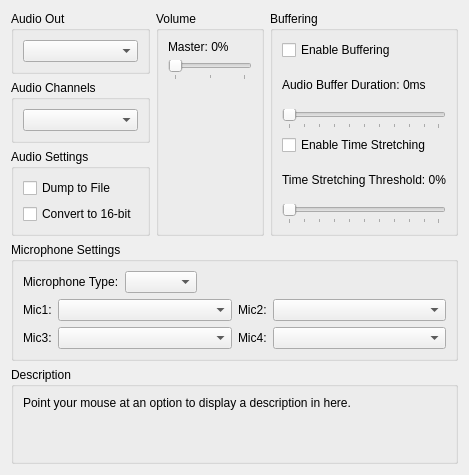
      <widget class="QWidget" name="audioTab">
       <attribute name="title">
        <string>Audio</string>
       </attribute>
       <layout class="QVBoxLayout" name="audioTab_layout" stretch="0,0,1,0">
        <item>
         <layout class="QHBoxLayout" name="audioTabLayoutTop" stretch="1,1,1">
          <item>
           <layout class="QVBoxLayout" name="audioTabLayoutTopLeft">
            <item>
             <widget class="QGroupBox" name="gb_audio_out">
              <property name="title">
               <string>Audio Out</string>
              </property>
              <layout class="QVBoxLayout" name="gb_audio_out_layout">
               <item>
                <widget class="QComboBox" name="audioOutBox"/>
               </item>
              </layout>
             </widget>
            </item>
            <item>
             <widget class="QGroupBox" name="gb_audio_downmix">
              <property name="title">
               <string>Audio Channels</string>
              </property>
              <layout class="QVBoxLayout" name="gb_audio_channels_layout">
               <item>
                <widget class="QComboBox" name="combo_audio_downmix"/>
               </item>
              </layout>
             </widget>
            </item>
            <item>
             <widget class="QGroupBox" name="gb_audio_settings">
              <property name="title">
               <string>Audio Settings</string>
              </property>
              <layout class="QVBoxLayout" name="gb_audio_settings_layout">
               <item>
                <widget class="QCheckBox" name="audioDump">
                 <property name="text">
                  <string>Dump to File</string>
                 </property>
                </widget>
               </item>
               <item>
                <widget class="QCheckBox" name="convert">
                 <property name="text">
                  <string>Convert to 16-bit</string>
                 </property>
                </widget>
               </item>
               <item>
                <spacer name="spacer_audio_settings">
                 <property name="orientation">
                  <enum>Qt::Vertical</enum>
                 </property>
                 <property name="sizeType">
                  <enum>QSizePolicy::MinimumExpanding</enum>
                 </property>
                 <property name="sizeHint" stdset="0">
                  <size>
                   <width>0</width>
                   <height>0</height>
                  </size>
                 </property>
                </spacer>
               </item>
              </layout>
             </widget>
            </item>
           </layout>
          </item>
          <item>
           <layout class="QVBoxLayout" name="audioTabLayoutTopMiddle">
            <item>
             <widget class="QGroupBox" name="gb_audio_volume">
              <property name="title">
               <string>Volume</string>
              </property>
              <layout class="QVBoxLayout" name="gb_audio_volume_layout">
               <item>
                <widget class="QWidget" name="master_volume" native="true">
                 <layout class="QVBoxLayout" name="layout_master_volume">
                  <property name="leftMargin">
                   <number>0</number>
                  </property>
                  <property name="topMargin">
                   <number>0</number>
                  </property>
                  <property name="rightMargin">
                   <number>0</number>
                  </property>
                  <property name="bottomMargin">
                   <number>0</number>
                  </property>
                  <item>
                   <widget class="QLabel" name="masterVolumeLabel">
                    <property name="text">
                     <string>Master: 0%</string>
                    </property>
                   </widget>
                  </item>
                  <item>
                   <widget class="QSlider" name="masterVolume">
                    <property name="orientation">
                     <enum>Qt::Horizontal</enum>
                    </property>
                    <property name="tickPosition">
                     <enum>QSlider::TicksBelow</enum>
                    </property>
                    <property name="tickInterval">
                     <number>50</number>
                    </property>
                   </widget>
                  </item>
                 </layout>
                </widget>
               </item>
               <item>
                <spacer name="spacer_audio_volume">
                 <property name="orientation">
                  <enum>Qt::Vertical</enum>
                 </property>
                 <property name="sizeType">
                  <enum>QSizePolicy::MinimumExpanding</enum>
                 </property>
                 <property name="sizeHint" stdset="0">
                  <size>
                   <width>0</width>
                   <height>0</height>
                  </size>
                 </property>
                </spacer>
               </item>
              </layout>
             </widget>
            </item>
           </layout>
          </item>
          <item>
           <layout class="QVBoxLayout" name="audioTabLayoutTopRight">
            <item>
             <widget class="QGroupBox" name="gb_audio_buffering">
              <property name="title">
               <string>Buffering</string>
              </property>
              <layout class="QVBoxLayout" name="gb_audio_buffering_layout">
               <item>
                <widget class="QCheckBox" name="enableBuffering">
                 <property name="text">
                  <string>Enable Buffering</string>
                 </property>
                </widget>
               </item>
               <item>
                <widget class="QWidget" name="audio_buffer_duration" native="true">
                 <layout class="QVBoxLayout" name="layout_audio_buffer_duration">
                  <property name="leftMargin">
                   <number>0</number>
                  </property>
                  <property name="topMargin">
                   <number>0</number>
                  </property>
                  <property name="rightMargin">
                   <number>0</number>
                  </property>
                  <property name="bottomMargin">
                   <number>0</number>
                  </property>
                  <item>
                   <widget class="QLabel" name="audioBufferDurationLabel">
                    <property name="text">
                     <string>Audio Buffer Duration: 0ms</string>
                    </property>
                   </widget>
                  </item>
                  <item>
                   <widget class="QSlider" name="audioBufferDuration">
                    <property name="orientation">
                     <enum>Qt::Horizontal</enum>
                    </property>
                    <property name="tickPosition">
                     <enum>QSlider::TicksBelow</enum>
                    </property>
                    <property name="tickInterval">
                     <number>10</number>
                    </property>
                   </widget>
                  </item>
                 </layout>
                </widget>
               </item>
               <item>
                <widget class="QCheckBox" name="enableTimeStretching">
                 <property name="text">
                  <string>Enable Time Stretching</string>
                 </property>
                </widget>
               </item>
               <item>
                <widget class="QWidget" name="time_stretching_threshold" native="true">
                 <layout class="QVBoxLayout" name="layout_time_stretching_threshold">
                  <property name="leftMargin">
                   <number>0</number>
                  </property>
                  <property name="topMargin">
                   <number>0</number>
                  </property>
                  <property name="rightMargin">
                   <number>0</number>
                  </property>
                  <property name="bottomMargin">
                   <number>0</number>
                  </property>
                  <item>
                   <widget class="QLabel" name="timeStretchingThresholdLabel">
                    <property name="text">
                     <string>Time Stretching Threshold: 0%</string>
                    </property>
                   </widget>
                  </item>
                  <item>
                   <widget class="QSlider" name="timeStretchingThreshold">
                    <property name="orientation">
                     <enum>Qt::Horizontal</enum>
                    </property>
                    <property name="tickPosition">
                     <enum>QSlider::TicksBelow</enum>
                    </property>
                    <property name="tickInterval">
                     <number>10</number>
                    </property>
                   </widget>
                  </item>
                 </layout>
                </widget>
               </item>
              </layout>
             </widget>
            </item>
           </layout>
          </item>
         </layout>
        </item>
        <item>
         <widget class="QGroupBox" name="gb_microphone_settings">
          <property name="title">
           <string>Microphone Settings</string>
          </property>
          <layout class="QVBoxLayout" name="gb_microphone_settings_layout">
           <item>
            <layout class="QHBoxLayout" name="microphoneLayoutTop">
             <item>
              <widget class="QLabel" name="microphoneLabel">
               <property name="text">
                <string>Microphone Type:</string>
               </property>
              </widget>
             </item>
             <item>
              <widget class="QComboBox" name="microphoneBox"/>
             </item>
             <item>
              <spacer name="microphoneSpacer">
               <property name="orientation">
                <enum>Qt::Horizontal</enum>
               </property>
               <property name="sizeType">
                <enum>QSizePolicy::MinimumExpanding</enum>
               </property>
               <property name="sizeHint" stdset="0">
                <size>
                 <width>0</width>
                 <height>0</height>
                </size>
               </property>
              </spacer>
             </item>
            </layout>
           </item>
           <item>
            <layout class="QHBoxLayout" name="microphoneLayoutBottom">
             <item>
              <layout class="QVBoxLayout" name="microphoneLayoutLabel1and3">
               <item>
                <widget class="QLabel" name="microphone1Label">
                 <property name="sizePolicy">
                  <sizepolicy hsizetype="Minimum" vsizetype="Preferred">
                   <horstretch>0</horstretch>
                   <verstretch>0</verstretch>
                  </sizepolicy>
                 </property>
                 <property name="text">
                  <string>Mic1:</string>
                 </property>
                </widget>
               </item>
               <item>
                <widget class="QLabel" name="microphone3Label">
                 <property name="sizePolicy">
                  <sizepolicy hsizetype="Minimum" vsizetype="Preferred">
                   <horstretch>0</horstretch>
                   <verstretch>0</verstretch>
                  </sizepolicy>
                 </property>
                 <property name="text">
                  <string>Mic3:</string>
                 </property>
                </widget>
               </item>
              </layout>
             </item>
             <item>
              <layout class="QVBoxLayout" name="microphoneLayoutBox1and3">
               <item>
                <widget class="QComboBox" name="microphone1Box">
                 <property name="sizePolicy">
                  <sizepolicy hsizetype="Expanding" vsizetype="Fixed">
                   <horstretch>0</horstretch>
                   <verstretch>0</verstretch>
                  </sizepolicy>
                 </property>
                </widget>
               </item>
               <item>
                <widget class="QComboBox" name="microphone3Box">
                 <property name="sizePolicy">
                  <sizepolicy hsizetype="Expanding" vsizetype="Fixed">
                   <horstretch>0</horstretch>
                   <verstretch>0</verstretch>
                  </sizepolicy>
                 </property>
                </widget>
               </item>
              </layout>
             </item>
             <item>
              <layout class="QVBoxLayout" name="microphoneLayoutLabel2and4">
               <item>
                <widget class="QLabel" name="microphone2Label">
                 <property name="sizePolicy">
                  <sizepolicy hsizetype="Minimum" vsizetype="Preferred">
                   <horstretch>0</horstretch>
                   <verstretch>0</verstretch>
                  </sizepolicy>
                 </property>
                 <property name="text">
                  <string>Mic2:</string>
                 </property>
                </widget>
               </item>
               <item>
                <widget class="QLabel" name="microphone4Label">
                 <property name="sizePolicy">
                  <sizepolicy hsizetype="Minimum" vsizetype="Preferred">
                   <horstretch>0</horstretch>
                   <verstretch>0</verstretch>
                  </sizepolicy>
                 </property>
                 <property name="text">
                  <string>Mic4:</string>
                 </property>
                </widget>
               </item>
              </layout>
             </item>
             <item>
              <layout class="QVBoxLayout" name="microphoneLayoutBox2and4">
               <item>
                <widget class="QComboBox" name="microphone2Box">
                 <property name="sizePolicy">
                  <sizepolicy hsizetype="Expanding" vsizetype="Fixed">
                   <horstretch>0</horstretch>
                   <verstretch>0</verstretch>
                  </sizepolicy>
                 </property>
                </widget>
               </item>
               <item>
                <widget class="QComboBox" name="microphone4Box">
                 <property name="sizePolicy">
                  <sizepolicy hsizetype="Expanding" vsizetype="Fixed">
                   <horstretch>0</horstretch>
                   <verstretch>0</verstretch>
                  </sizepolicy>
                 </property>
                </widget>
               </item>
              </layout>
             </item>
            </layout>
           </item>
          </layout>
         </widget>
        </item>
        <item>
         <spacer name="audioTabSpacer">
          <property name="orientation">
           <enum>Qt::Vertical</enum>
          </property>
          <property name="sizeType">
           <enum>QSizePolicy::MinimumExpanding</enum>
          </property>
          <property name="sizeHint" stdset="0">
           <size>
            <width>0</width>
            <height>0</height>
           </size>
          </property>
         </spacer>
        </item>
        <item>
         <widget class="QGroupBox" name="gb_description_audio">
          <property name="title">
           <string>Description</string>
          </property>
          <layout class="QVBoxLayout" name="gb_description_audio_layout">
           <item>
            <widget class="QLabel" name="description_audio">
             <property name="text">
              <string>Point your mouse at an option to display a description in here.


</string>
             </property>
             <property name="textFormat">
              <enum>Qt::PlainText</enum>
             </property>
             <property name="alignment">
              <set>Qt::AlignLeading|Qt::AlignLeft|Qt::AlignTop</set>
             </property>
             <property name="wordWrap">
              <bool>true</bool>
             </property>
            </widget>
           </item>
          </layout>
         </widget>
        </item>
       </layout>
      </widget>
